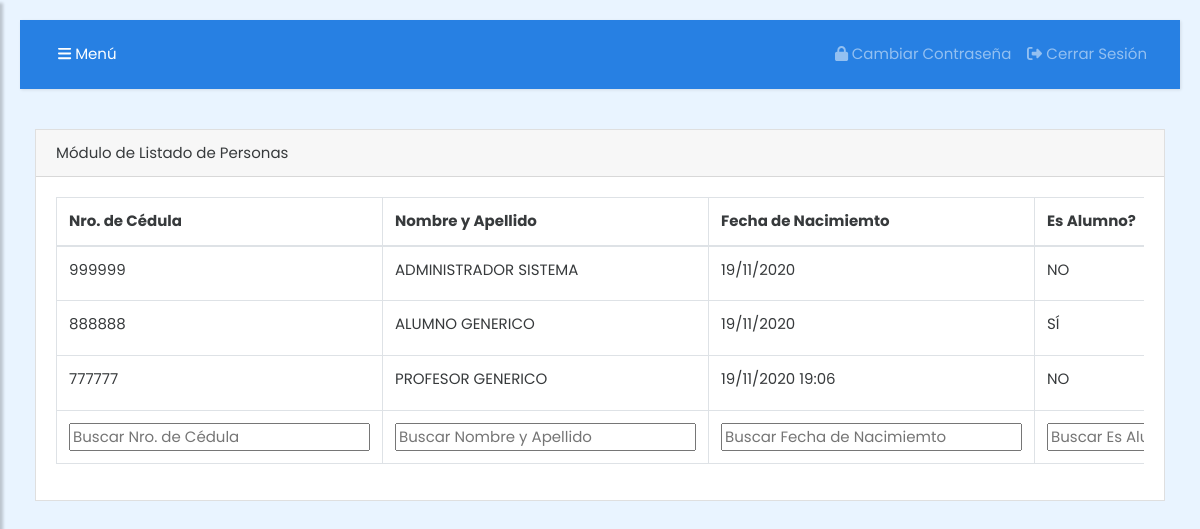
The app's page /listado_personas (signed in) with its own data.
### tables this page shows
CREATE TABLE "personas" (
	"pers_cod"	INTEGER NOT NULL UNIQUE,
	"pers_nro_doc"	INTEGER NOT NULL,
	"pers_prim_nombre"	TEXT NOT NULL,
	"pers_seg_nombre"	TEXT,
	"pers_prim_apellido"	TEXT NOT NULL,
	"pers_seg_apellido"	TEXT,
	"pers_sexo"	TEXT NOT NULL,
	"pers_fecha_nacimiento"	TEXT,
	"pers_estado_civil"	TEXT,
	"pers_fecha_registro"	TEXT NOT NULL,
	"pers_fecha_modificacion"	TEXT,
	"pers_usua_cod_registro"	INTEGER,
	"pers_usua_cod_modificacion"	INTEGER,
	"pers_alumno"	TEXT NOT NULL DEFAULT 'N',
	"pers_profesor"	TEXT NOT NULL DEFAULT 'N',
	PRIMARY KEY("pers_cod" AUTOINCREMENT),
	FOREIGN KEY("pers_usua_cod_registro") REFERENCES "usuarios"("usua_cod")
);

### controlador.py (the view)
@ app.route('/listado_personas')
def listadoPersonas():
    if session.get('conectado') == 'S':
        titulo = "COLFEAR | Listado Personas"
        personas = db.session.query(Personas).all()
        return render_template('listadoPersonas.html', titulo = titulo, personas = personas)
    else :
        flash(u'Debe ingresar sus credenciales para ingresar al sistema', 'warning')
        return redirect(url_for('index'))

### templates/listadoPersonas.html (shortened to what this page needs)
{% extends "master.html" %}
{% block content %}
<div class="row">
    <div class="col-md-12">
        <div class="card">
            <div class="card-header">
                Módulo de Listado de Personas
            </div>
            <div class="card-body">
                <div class="row">
                    <div class="col-md-12">
                        <div class="table-responsive">
                            <table class="table table-hover table-bordered">
                                <thead>
                                    <tr>
                                        <th>Nro. de Cédula</th>
                                        <th>Nombre y Apellido</th>
                                        <th>Fecha de Nacimiemto</th>
                                        <th>Es Alumno?</th>
                                    </tr>
                                </thead>
                                <tbody>
                                    {% for p in personas %}
                                    <tr>
                                        <td>{{ p.pers_nro_doc }}</td>
                                        {% if p.pers_seg_nombre!=None %}
                                        {% set segundoNombre = p.pers_seg_nombre %}
                                        {% else %}
                                        {%  set segundoNombre = "" %}
                                        {% endif %}
                                        {% if p.pers_seg_apellido!=None%}
                                        {% set segundoApellido = p.pers_seg_apellido %}
                                        {% else %}
                                        {% set segundoApellido = "" %}
                                        {% endif %}
                                        <td>{{ p.pers_prim_nombre+' '+segundoNombre+' '+p.pers_prim_apellido+' '+segundoApellido }}
                                        </td>
                                        <td>{{ p.pers_fecha_nacimiento|replace('None','S/D') }}</td>
                                        <td>{% if p.pers_alumno=='S' %}
                                            SÍ
                                            {% else %}
                                            NO
                                            {% endif %}</td>
                                    </tr>
                                    {% endfor %}
                                </tbody>
                                <tfoot>
                                    <tr>
                                        <th>Nro. de Cédula</th>
                                        <th>Nombre y Apellido</th>
                                        <th>Fecha de Nacimiemto</th>
                                        <th>Es Alumno?</th>
                                    </tr>
                                </tfoot>
                            </table>
                        </div>
                    </div>
                </div>
            </div>
        </div>
    </div>
</div>
{% endblock %}

### templates/master.html (shortened to what this page needs)
<!DOCTYPE html>
<html>
<head>
  <link rel="stylesheet" href="https://cdnjs.cloudflare.com/ajax/libs/bootswatch/4.5.2/cosmo/bootstrap.min.css">
  <link rel="stylesheet" href="{{ url_for('static', filename='fontawesome/css/all.min.css') }}">
  <link rel="stylesheet" href="{{ url_for('static', filename='style.css') }}">
  <link rel="stylesheet" href="{{ url_for('static', filename='datatables/datatables.min.css') }}">
  <link rel="stylesheet" href="{{ url_for('static', filename='sweetalert2/sweetalert2.min.css') }}">
</head>
<body>
  <div class="wrapper">
    <div id="content">
      {% include 'header.html' %}
      <div class="container-fluid">
        {% block content %}{% endblock %}
      </div>
    </div>
</body>
</html>

### templates/header.html (shortened to what this page needs)
<nav class="navbar navbar-expand-lg navbar-dark bg-primary">
    <div class="container-fluid">
        <button type="button" id="sidebarCollapse" class="btn btn-primary">
            <i class="fas fa-bars"></i>
            <span>Menú</span>
        </button>
        <div class="collapse navbar-collapse" id="navbarSupportedContent">
            <ul class="nav navbar-nav ml-auto">
                <li class="nav-item">
                    <a class="nav-link" href="{{ url_for('cambioPassword') }}"><i class="fas fa-lock"></i> Cambiar Contraseña</a>
                </li>
                <li class="nav-item">
                    <a class="nav-link" href="{{ url_for('cerrarSesion') }}"><i class="fas fa-sign-out-alt"></i> Cerrar Sesión</a>
                </li>
            </ul>
        </div>
    </div>
</nav>

### static/style.css (style rules this page uses)
body { font-family: 'Poppins', sans-serif; background: #fafafa; }
a, a:hover, a:focus { color: inherit; text-decoration: none; transition: all 0.3s; }
.navbar { padding: 15px 10px; background: #fff; border: none; border-radius: 0; margin-bottom: 40px; box-shadow: 1px 1px 3px rgba(0, 0, 0, 0.1); }
#content { width: 100%; padding: 20px; min-height: 100vh; transition: all 0.3s; position: absolute; top: 0; right: 0; }

### templates/master.html (style rules this page uses)
body { background-color: #E9F4FF; }

### records on screen
personas: pers_nro_doc "999999", pers_prim_nombre+pers_prim_apellido "ADMINISTRADOR SISTEMA", pers_fecha_nacimiento "19/11/2020", pers_alumno "NO"
personas: pers_nro_doc "888888", pers_prim_nombre+pers_prim_apellido "ALUMNO GENERICO", pers_fecha_nacimiento "19/11/2020", pers_alumno "SÍ"
personas: pers_nro_doc "777777", pers_prim_nombre+pers_prim_apellido "PROFESOR GENERICO", pers_fecha_nacimiento "19/11/2020 19:06", pers_alumno "NO"
